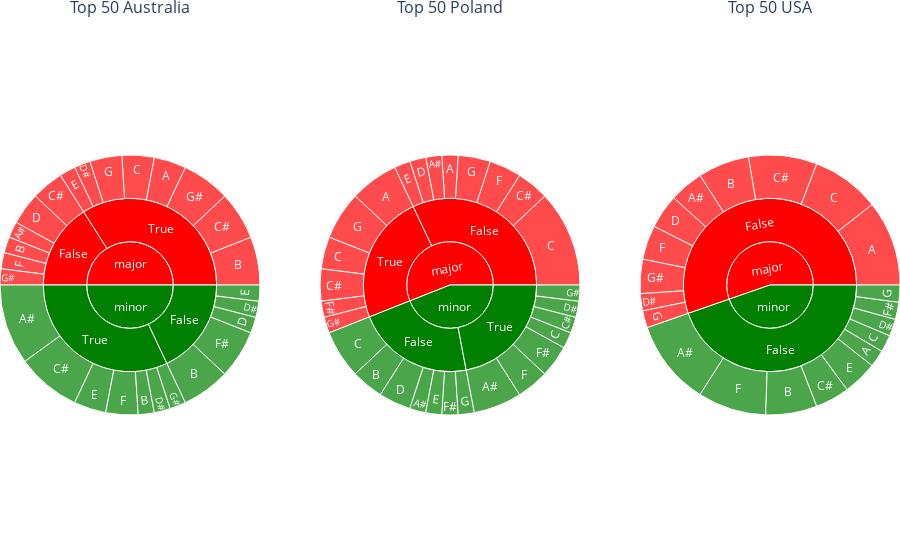

Source (notebook cell):
### Code cell
fig

### Figure 1 — Plotly figure (JSON) as saved in the notebook; plotly's stock layout.template omitted (floating-point values rounded to 4 significant figures)
{"data": [{"branchvalues": "total", "domain": {"x": [0, 0.2889], "y": [0, 1]}, "hovertemplate": "labels=%{label}<br>count=%{value}<br>parent=%{parent}<br>id=%{id}<extra></extra>", "ids": ["major/True/A", "major/False/A#", "minor/True/A#", "major/False/B", "minor/False/B", "major/True/B", "minor/True/B", "major/True/C", "major/False/C#", "major/True/C#", "minor/True/C#", "major/False/D", "minor/False/D", "minor/False/D#", "major/True/D#", "minor/True/D#", "minor/False/E", "major/True/E", "minor/True/E", "major/False/F", "minor/True/F", "minor/False/F#", "major/True/G", "major/False/G#", "major/True/G#", "minor/True/G#", "major/False", "minor/False", "major/True", "minor/True", "major", "minor"], "labels": ["A", "A#", "A#", "B", "B", "B", "B", "C", "C#", "C#", "C#", "D", "D", "D#", "D#", "D#", "E", "E", "E", "F", "F", "F#", "G", "G#", "G#", "G#", "False", "False", "True", "True", "major", "minor"], "name": "", "parents": ["major/True", "major/False", "minor/True", "major/False", "minor/False", "major/True", "minor/True", "major/True", "major/False", "major/True", "minor/True", "major/False", "minor/False", "minor/False", "major/True", "minor/True", "minor/False", "major/True", "minor/True", "major/False", "minor/True", "minor/False", "major/True", "major/False", "major/True", "minor/True", "major", "minor", "major", "minor", "", ""], "type": "sunburst", "values": [2, 1, 5, 1, 3, 3, 1, 2, 2, 3, 4, 2, 1, 1, 1, 1, 1, 1, 2, 1, 2, 3, 2, 1, 3, 1, 8, 9, 17, 16, 25, 25]}, {"branchvalues": "total", "domain": {"x": [0.3556, 0.6444], "y": [0, 1]}, "hovertemplate": "labels=%{label}<br>count=%{value}<br>parent=%{parent}<br>id=%{id}<extra></extra>", "ids": ["major/False/A", "major/True/A", "major/False/A#", "minor/False/A#", "minor/True/A#", "minor/False/B", "major/False/C", "minor/False/C", "major/True/C", "minor/True/C", "major/False/C#", "major/True/C#", "minor/True/C#", "major/False/D", "minor/False/D", "minor/True/D#", "major/False/E", "minor/False/E", "major/False/F", "minor/True/F", "minor/False/F#", "major/True/F#", "minor/True/F#", "major/False/G", "minor/False/G", "major/True/G", "major/True/G#", "minor/True/G#", "major/False", "minor/False", "major/True", "minor/True", "major", "minor"], "labels": ["A", "A", "A#", "A#", "A#", "B", "C", "C", "C", "C", "C#", "C#", "C#", "D", "D", "D#", "E", "E", "F", "F", "F#", "F#", "F#", "G", "G", "G", "G#", "G#", "False", "False", "True", "True", "major", "minor"], "name": "", "parents": ["major/False", "major/True", "major/False", "minor/False", "minor/True", "minor/False", "major/False", "minor/False", "major/True", "minor/True", "major/False", "major/True", "minor/True", "major/False", "minor/False", "minor/True", "major/False", "minor/False", "major/False", "minor/True", "minor/False", "major/True", "minor/True", "major/False", "minor/False", "major/True", "major/True", "minor/True", "major", "minor", "major", "minor", "", ""], "type": "sunburst", "values": [1, 3, 1, 1, 3, 2, 6, 3, 2, 1, 2, 2, 1, 1, 2, 1, 1, 1, 2, 2, 1, 1, 2, 2, 1, 3, 1, 1, 16, 11, 12, 11, 28, 22]}, {"branchvalues": "total", "domain": {"x": [0.7111, 1], "y": [0, 1]}, "hovertemplate": "labels=%{label}<br>count=%{value}<br>parent=%{parent}<br>id=%{id}<extra></extra>", "ids": ["major/False/A", "minor/False/A", "major/False/A#", "minor/False/A#", "major/False/B", "minor/False/B", "major/False/C", "minor/False/C", "major/False/C#", "minor/False/C#", "major/False/D", "major/False/D#", "minor/False/D#", "minor/False/E", "major/False/F", "minor/False/F", "minor/False/F#", "major/False/G", "minor/False/G", "major/False/G#", "major/False", "minor/False", "major", "minor"], "labels": ["A", "A", "A#", "A#", "B", "B", "C", "C", "C#", "C#", "D", "D#", "D#", "E", "F", "F", "F#", "G", "G", "G#", "False", "False", "major", "minor"], "name": "", "parents": ["major/False", "minor/False", "major/False", "minor/False", "major/False", "minor/False", "major/False", "minor/False", "major/False", "minor/False", "major/False", "major/False", "minor/False", "minor/False", "major/False", "minor/False", "minor/False", "major/False", "minor/False", "major/False", "major", "minor", "", ""], "type": "sunburst", "values": [5, 1, 2, 5, 3, 3, 4, 1, 4, 2, 2, 1, 1, 2, 2, 4, 1, 1, 1, 2, 26, 21, 26, 21]}], "layout": {"annotations": [{"font": {"size": 16}, "showarrow": false, "text": "Top 50 Australia", "x": 0.1444, "xanchor": "center", "xref": "paper", "y": 1, "yanchor": "bottom", "yref": "paper"}, {"font": {"size": 16}, "showarrow": false, "text": "Top 50 Poland", "x": 0.5, "xanchor": "center", "xref": "paper", "y": 1, "yanchor": "bottom", "yref": "paper"}, {"font": {"size": 16}, "showarrow": false, "text": "Top 50 USA", "x": 0.8556, "xanchor": "center", "xref": "paper", "y": 1, "yanchor": "bottom", "yref": "paper"}], "margin": {"b": 10, "l": 0, "r": 0, "t": 20}, "sunburstcolorway": ["red", "green", "blue"]}}
